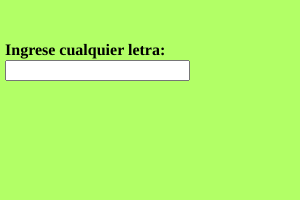
Frame 1 (no input)
Frame 60 (no input): identical to frame 1, image omitted
Frame 120 (the mouse pressed at the canvas centre since frame 60): identical to frame 1, image omitted

The p5.js sketch that drew this single still picture (run headless with seeded random() and noise() and a simulated clock; from frame 60 on, the mouse is pressed at the canvas centre):

// p5.js sketch
// ── sketch.js
var input, heading;

function setup() {
  
  createCanvas(300, 200);
  background(178,255,102);
  
  input = createInput();
  input.position(5, 60);

  heading = createElement('h4', 'Ingrese cualquier letra:');
  heading.position(5, 20);
    
  textAlign(CENTER);
  textSize(50);
}

function draw() {

  var value = input.value();
  switch (value) {
      
    case 'a':
      console.log("Vocal");
      break;
      
    case 'e':
      console.log("Vocal");
      break;
      
    case 'i':
      console.log("Vocal");
      break;
      
    case 'o':
      console.log("Vocal");  
      break;
      
    case 'u':
      console.log("Vocal");  
      break;
      
    default:
      console.log("Por favor, ingrese cualquier caracter"); 
  }
}
